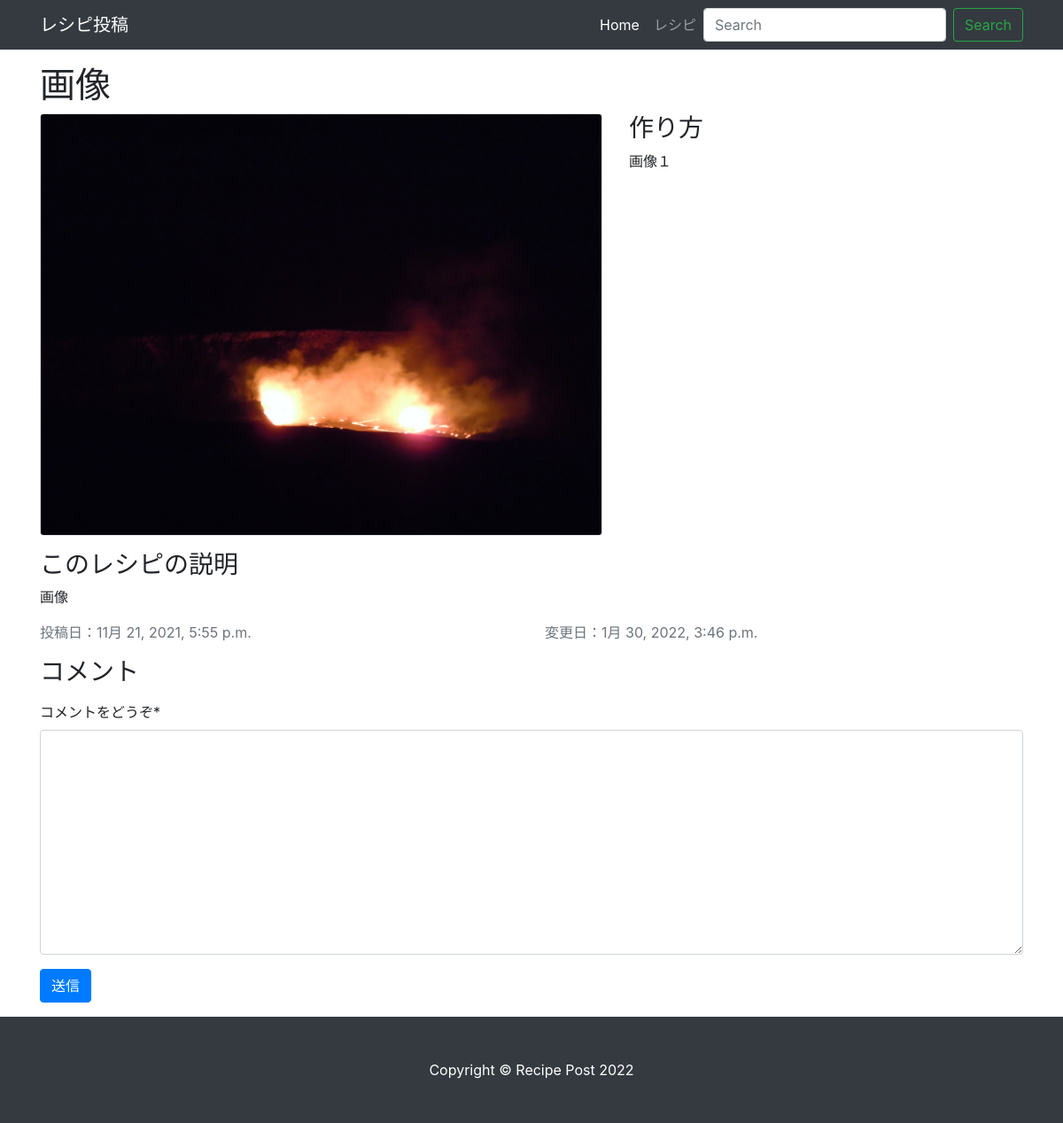
/recipe/6, run on an earlier commit of the app's database.
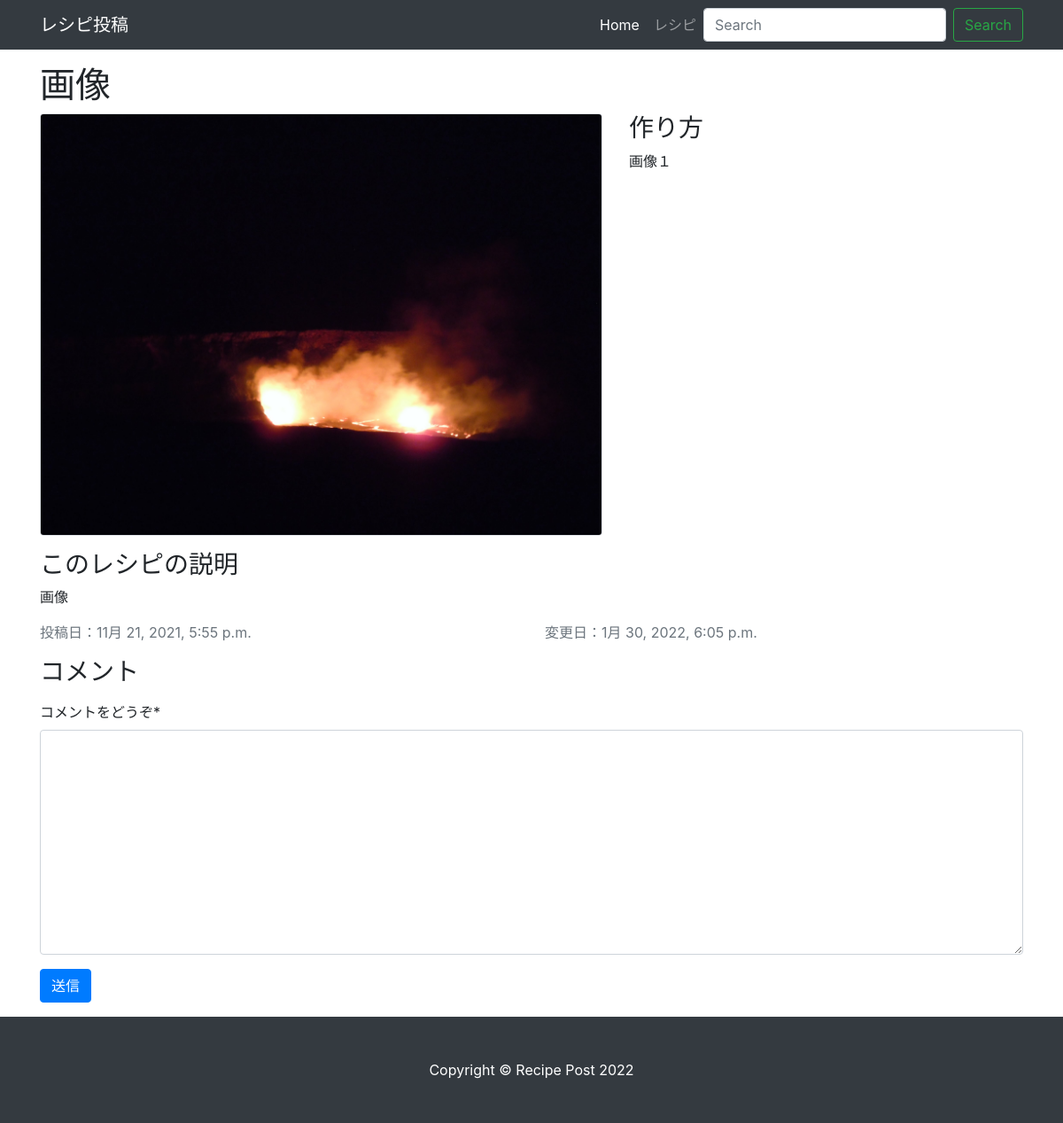
And on a later commit of the database.
### recipe/models.py (models this page shows, shortened)
class Recipe(models.Model):
    title = models.CharField(verbose_name="タイトル", max_length=200)
    content = models.TextField(verbose_name="内容")
    description = models.TextField(blank=True, default="")
    image = models.ImageField(upload_to="images/uploaded/", default=None, null=True, blank=True)
    user = models.ForeignKey(User, on_delete=models.CASCADE, default=None, null=True)
    created = models.DateTimeField(auto_now_add=True)
    modified = models.DateTimeField(auto_now=True)
    detail_main = ImageSpecField(
        source = "image",
        processors = [ResizeToFill(640, 480)],
        format = "jpeg",
        options = {"quality": 80}
    )
    class Meta:
        verbose_name = "レシピ"
        verbose_name_plural = "レシピ"

### recipe/views.py (the view)
# urls.py: path('<int:pk>', RecipeDetailView.as_view(), name="detail"),
class RecipeDetailView(DetailView):
  model = Recipe
  def get_context_data(self, **kwargs):
    context = super().get_context_data(**kwargs)
    context['CommentForm'] = CommentForm(initial={'recipe':self.object})
    return context

### comment/forms.py
class CommentForm(forms.ModelForm):
  class Meta:
    model = Comment
    fields = ["content", "recipe", ]
    widgets = {
      "recipe":forms.HiddenInput()
    }
    labels = {
      "content":"コメントをどうぞ"
    }

### recipe/templates/recipe/recipe_detail.html (shortened to what this page needs)
{% extends "base.html" %}
{% load static %}
{% load crispy_forms_tags %}
{% block body %}
  <div class="row my-3">
    <div class="col-lg-12">
      <h1>{{recipe.title}}</h1>
    </div>
    <div class="col-lg-7">
      {% if recipe.image %}
        <img src="{{ recipe.detail_main.url }}" width="640" class="img-fluid rounded border">
      {% else %}
        <img src="{% static 'images/01.jpeg' %}" width="640" class="img-fluid rounded border">
      {% endif %}
    </div>
    <div class="col-lg-5">
      <h3>作り方</h3>
      <p>{{recipe.content}}</p>
    </div>
  </div>
  <div class="row">
    <div class="col-lg-12">
      <h3>このレシピの説明</h3>
      <p>{{recipe.description}}</p>
    </div>
  </div>
  <div class="row">
    <div class="col">
      <p class="text-muted">投稿日：{{recipe.created}}</p>
    </div>
    <div class="col">
      <p class="text-muted">変更日：{{recipe.modified}}</p>
    </div>
  </div>
  <div class="row">
    <div class="col">
      <h3>コメント</h3>
    </div>
  </div>
  <div class="row">
    <div class="col">
      <form method="post" action="{% url 'comment:create' %}">
        {{ CommentForm|crispy }}
        <button type="submit" class="btn btn-primary">送信</button>
      </form>
    </div>
  </div>
{% endblock %}

What changed in the data, as far as the page shows it:
changed Recipe "画像": modified "1月 30, 2022, 3:46 p.m." → "1月 30, 2022, 6:05 p.m."
